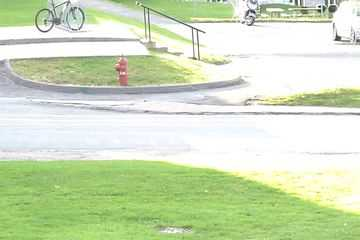
#> input picture data/pedestrians/input/in000001.jpg, 360 x 240 px; the run also reads 1 picture not shown here
$ python evaluate.py
#> lines starting #> are read from the running program, lines starting #| are printed output that depends on the picture; after the words box and inside, x2 and y2 are one past the last pixel; in counts of white or black regions, pixels touching at a corner belong together
### src/dataset.py
import cv2
import numpy as np
from src.config import PASTA_SEQ

def ler_temporal_roi(pasta=PASTA_SEQ):
    inicio, fim = map(int, (pasta / "temporalROI.txt").read_text().split())
    return inicio, fim

def ler_roi(pasta=PASTA_SEQ):
    roi = cv2.imread(str(pasta / "ROI.bmp"), cv2.IMREAD_GRAYSCALE)
    return roi > 0

def ler_frame(n, pasta=PASTA_SEQ):
    return cv2.imread(str(pasta / "input" / f"in{n:06d}.jpg"))

# [6 lines left out: function ler_gt, not called in this run]

def total_frames(pasta=PASTA_SEQ):
    return len(list((pasta / "input").glob("in*.jpg")))

def iterar_frames(inicio=1, fim=None, pasta=PASTA_SEQ):
    # Ordem temporal garantida pelo índice numérico, não pela ordem do sistema de arquivos
    fim = fim or total_frames(pasta)
    for n in range(inicio, fim + 1):
        yield n, ler_frame(n, pasta)

### run_pipeline.py
import argparse
import time

import cv2
import numpy as np
import pandas as pd

from src.config import PASTA_SAIDA, FRAMES_AJUSTE, FRAMES_TESTE, PARAMS_DIFF, PARAMS_FUNDO
from src.dataset import iterar_frames, ler_gt, ler_roi, ler_temporal_roi
from src.preprocess import preprocessar
from src.frame_diff import DiferencaFrames
from src.background_model import ModeloFundoGaussiano
from src.postprocess import limpar_mascara
from src.regions import filtrar_regioes
from src.evaluation import matriz_confusao, metricas
from src.visualization import anotar, lado_a_lado

PARAMS_PADRAO = {"diff": PARAMS_DIFF, "fundo": PARAMS_FUNDO}

# Velocidade da exibição na tela e do vídeo salvo
FPS_EXIBICAO = 60


def criar_detector(metodo, params):
    # Cria o detector de movimento escolhido com seus parâmetros
    if metodo == "diff":
        return DiferencaFrames(params["limiar"])
    if metodo == "fundo":
        return ModeloFundoGaussiano(
            params["alpha"], params["alpha_frente"], params["k"],
            params["n_init"], params["var_min"],
        )
    raise ValueError(f"Método desconhecido: {metodo}")


# [7 lines left out: function intervalo_avaliacao, not called in this run]


def executar(metodo, params, intervalo, salvar=False, mostrar=False, fps_exibicao=FPS_EXIBICAO):
    aval_ini, aval_fim = intervalo
    roi = ler_roi()
    detector = criar_detector(metodo, params)
    gravador = None

    # Cria as pastas de saída quando os resultados forem salvos
    if salvar:
        pasta_mascaras = PASTA_SAIDA / "masks" / metodo
        for pasta in (pasta_mascaras, PASTA_SAIDA / "videos", PASTA_SAIDA / "csv"):
            pasta.mkdir(parents=True, exist_ok=True)

    linhas = []
    # Percorre o vídeo sempre desde o primeiro frame e em ordem,
    # porque os métodos dependem do histórico anterior ao trecho avaliado
    for n, frame in iterar_frames(1, aval_fim):
        # Mede apenas o tempo de processamento, sem contar a leitura do disco
        inicio = time.perf_counter()
        cinza = preprocessar(frame, params["blur"])
        mascara = detector.aplicar(cinza)
        mascara = limpar_mascara(mascara, params["kernel"])
        mascara, caixas = filtrar_regioes(mascara, params["area_min"])
        tempo_ms = (time.perf_counter() - inicio) * 1000

        # Registra a atividade do frame: quantidade de regiões e área em movimento
        area_px = int(np.count_nonzero(mascara))
        linha = {
            "frame": n,
            "n_regioes": len(caixas),
            "area_px": area_px,
            "area_pct": 100 * area_px / mascara.size,
            "tempo_ms": tempo_ms,
        }

        # Compara com o ground truth apenas dentro do intervalo de avaliação
        if aval_ini <= n <= aval_fim:
            linha.update(matriz_confusao(mascara, ler_gt(n), roi))
        linhas.append(linha)

        # Monta o painel com o frame anotado ao lado da máscara
        if salvar or mostrar:
            anotado = anotar(frame, caixas, f"{metodo} | frame {n} | regioes: {len(caixas)}")
            painel = lado_a_lado(anotado, mascara)

        # Salva a máscara do frame e adiciona o painel ao vídeo de saída
        if salvar:
            cv2.imwrite(str(pasta_mascaras / f"bin{n:06d}.png"), mascara)
            if gravador is None:
                h, w = painel.shape[:2]
                gravador = cv2.VideoWriter(
                    str(PASTA_SAIDA / "videos" / f"{metodo}.avi"),
                    cv2.VideoWriter_fourcc(*"MJPG"), fps_exibicao, (w, h),
                )
            gravador.write(painel)

        # Exibe o painel na tela, esperando o tempo necessário para manter o FPS definido
        if mostrar:
            cv2.imshow("Pipeline", painel)
            gasto = time.perf_counter() - inicio
            espera_ms = max(1, int((1 / fps_exibicao - gasto) * 1000))
            cv2.waitKey(espera_ms)

    if gravador is not None:
        gravador.release()
    if mostrar:
        cv2.destroyAllWindows()

    serie = pd.DataFrame(linhas)

    # Soma os acertos e erros de todos os frames avaliados e calcula as métricas finais
    avaliados = serie.dropna(subset=["tp"])
    tot = avaliados[["tp", "fp", "fn", "tn", "fp_sombra", "n_sombra"]].sum()
    resultado = metricas(tot.tp, tot.fp, tot.fn, tot.tn)
    resultado["fpr_sombra"] = tot.fp_sombra / tot.n_sombra if tot.n_sombra else 0.0
    resultado["n_sombra"] = tot.n_sombra

    # Tempo médio considerando apenas os frames avaliados
    resultado["tempo_medio_ms"] = avaliados["tempo_ms"].mean()
    resultado["fps_processamento"] = 1000 / resultado["tempo_medio_ms"]

    if salvar:
        serie.to_csv(PASTA_SAIDA / "csv" / f"{metodo}_serie.csv", index=False)

    return serie, resultado


# [15 lines that do not run on import are left out]

### src/preprocess.py
import cv2


def preprocessar(frame, blur):
    # Converte para tons de cinzapara detectar movimento e reduz o processamento de 3 canais para 1
    cinza = cv2.cvtColor(frame, cv2.COLOR_BGR2GRAY)

    # Suaviza com Gaussiano para reduzir ruído que poderia ser confundido com movimento
    # O tamanho do kernel precisa ser ímpar; blur <= 1 desativa a etapa
    if blur > 1:
        cinza = cv2.GaussianBlur(cinza, (blur, blur), 0)
    return cinza

### src/regions.py
import cv2
import numpy as np


def filtrar_regioes(mascara, area_min):
    # Rotula cada região branca conectada (connectivity=8: vizinhos nas diagonais também contam)
    # stats para cada rótulo: [x, y, largura, altura, área]
    n, rotulos, stats, _ = cv2.connectedComponentsWithStats(mascara, connectivity=8)

    # O rótulo 0 é sempre o fundo, mantém só as regiões com área mínima
    validos = [i for i in range(1, n) if stats[i, cv2.CC_STAT_AREA] >= area_min]

    # Reconstrói a máscara apenas com as regiões válidas, para que a máscara
    # avaliada e as caixas desenhadas fiquem sempre consistentes entre si
    mascara_filtrada = np.where(np.isin(rotulos, validos), 255, 0).astype(np.uint8)

    caixas = [tuple(int(v) for v in stats[i, :4]) for i in validos]
    return mascara_filtrada, caixas

### src/visualization.py
import cv2
import numpy as np


def anotar(frame, caixas, texto):
    saida = frame.copy()
    # Desenha uma caixa verde em volta de cada região em movimento
    for x, y, w, h in caixas:
        cv2.rectangle(saida, (x, y), (x + w, y + h), (0, 255, 0), 2)
    cv2.putText(saida, texto, (8, 20), cv2.FONT_HERSHEY_SIMPLEX, 0.5, (0, 255, 255), 1)
    return saida


def lado_a_lado(anotado, mascara):
    # A máscara tem 1 canal, converte para 3 para poder juntar com o frame colorido
    mascara_bgr = cv2.cvtColor(mascara, cv2.COLOR_GRAY2BGR)
    return np.hstack([anotado, mascara_bgr])

### src/frame_diff.py
import cv2
import numpy as np


class DiferencaFrames:
    """Solução inicial: compara cada frame com o imediatamente anterior."""

    def __init__(self, limiar):
        self.limiar = limiar
        self.anterior = None

    def aplicar(self, cinza):
        # No primeiro frame ainda não existe referência, retorna máscara vazia
        if self.anterior is None:
            self.anterior = cinza
            return np.zeros_like(cinza, dtype=np.uint8)

        # Diferença absoluta pixel a pixel (só o que mudou entre os dois instantes fica claro)
        diferenca = cv2.absdiff(self.anterior, cinza)

        # Diferenças acima do limiar viram movimento (255), o resto vira fundo (0)
        _, mascara = cv2.threshold(diferenca, self.limiar, 255, cv2.THRESH_BINARY)

        # O frame atual vira a referência da próxima iteração
        self.anterior = cinza
        return mascara

### src/postprocess.py
import cv2


def limpar_mascara(mascara, kernel):
    if kernel <= 1:
        return mascara

    # Elemento elíptico se adapta melhor ao formato arredondado das silhuetas
    elemento = cv2.getStructuringElement(cv2.MORPH_ELLIPSE, (kernel, kernel))

    # Abertura: elimina pontos isolados menores que o
    # elemento, como ruído e pequenos reflexos, sem encolher os objetos grandes
    mascara = cv2.morphologyEx(mascara, cv2.MORPH_OPEN, elemento)

    # Fechamento: preenche buracos internos e une
    # fragmentos do mesmo pedestre que ficaram separados (ex.: tronco e pernas)
    mascara = cv2.morphologyEx(mascara, cv2.MORPH_CLOSE, elemento, iterations=2)
    return mascara

### evaluate.py
import matplotlib
matplotlib.use("Agg")  # gera os gráficos direto em arquivo, sem abrir janela
import matplotlib.pyplot as plt
import pandas as pd

from src.config import PASTA_SAIDA, FRAMES_TESTE
from run_pipeline import executar, PARAMS_PADRAO

METODOS = ["diff", "fundo"]
NOMES = {"diff": "Diferença de frames", "fundo": "Modelo de fundo"}


def f_por_frame(serie):
    # Calcula o F-measure de cada frame individualmente,
    # para ver em quais momentos do vídeo cada método acerta ou falha
    p = serie["tp"] / (serie["tp"] + serie["fp"])
    r = serie["tp"] / (serie["tp"] + serie["fn"])
    return (2 * p * r / (p + r)).fillna(0)


def main():
    pasta_fig = PASTA_SAIDA / "figures"
    pasta_fig.mkdir(parents=True, exist_ok=True)

    resultados = []
    series = {}

    # Roda cada método uma única vez no trecho de teste, com os parâmetros congelados
    # Também salva máscaras, vídeo anotado e série temporal em outputs/
    for metodo in METODOS:
        print(f"Avaliando {NOMES[metodo]}...")
        serie, resultado = executar(metodo, PARAMS_PADRAO[metodo], FRAMES_TESTE, salvar=True)
#> in ler_roi, `roi = cv2.imread(str(pasta / "ROI.bmp"), cv2.IMREAD_GRAYSCALE)`: roi: shape (240, 360); every value is 255
#> in ler_roi, `return roi > 0`: returned value: shape (240, 360) bool; every value is 1
#> in ler_frame, returned value is the input picture: shape (240, 360, 3); mean B, G, R 188.3, 222.7, 207.7
#> in preprocessar, `cinza = cv2.cvtColor(frame, cv2.COLOR_BGR2GRAY)`:
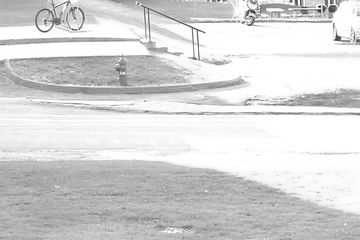
#> cinza: shape (240, 360); min 26, max 255, mean 214.3
#> in preprocessar, `cinza = cv2.GaussianBlur(cinza, (blur, blur), 0)`:
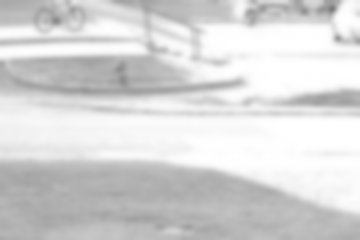
#> cinza: shape (240, 360); min 122, max 255, mean 214.3
#> in executar, `mascara = detector.aplicar(cinza)`: mascara: shape (240, 360); every value is 0
#> in filtrar_regioes, `n, rotulos, stats, _ = cv2.connectedComponentsWithStats(mascara, conne..`: rotulos: shape (240, 360) int32; every value is 0
#> in filtrar_regioes, `n, rotulos, stats, _ = cv2.connectedComponentsWithStats(mascara, conne..`: n = 1; stats = [[0, 0, 360, 240, 86400]]
#> in filtrar_regioes, `validos = [i for i in range(1, n) if stats[i, cv2.CC_STAT_AREA] >= are..`: validos = []
#> in executar, `area_px = int(np.count_nonzero(mascara))`: area_px = 0
#> in executar, `linha = { "frame": n, "n_regioes": len(caixas), "area_px": area_px, "a..`: linha = {'frame': 1, 'n_regioes': 0, 'area_px': 0, 'area_pct': 0, 'tempo_ms': 9.3}
#> in anotar, `cv2.putText(saida, texto, (8, 20), cv2.FONT_HERSHEY_SIMPLEX, 0.5, (0, ..`:
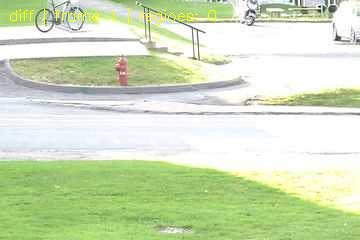
#> saida: shape (240, 360, 3); 0.45% of pixels changed, all inside (x1, y1, x2, y2) = (10, 8, 216, 25)
#> in lado_a_lado, `mascara_bgr = cv2.cvtColor(mascara, cv2.COLOR_GRAY2BGR)`: mascara_bgr: shape (240, 360, 3); every value is 0
#> in lado_a_lado, `return np.hstack([anotado, mascara_bgr])`:
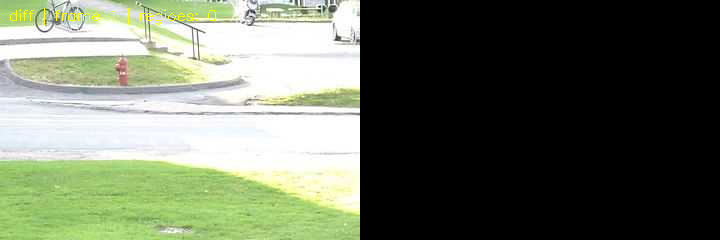
#> returned value: shape (240, 720, 3); mean of channels 0, 1, 2 93.8, 111.4, 104; drawn as B, G, R
        series[metodo] = serie
        resultados.append({"metodo": NOMES[metodo], **resultado})

    # Tabela comparativa final, usada no relatório
    tabela = pd.DataFrame(resultados).set_index("metodo")
    tabela.to_csv(PASTA_SAIDA / "csv" / "comparacao_teste.csv")
    print("\nResultados no teste (frames 600–1099):")
    print(tabela.T.round(4).to_string())

    # Gráfico 1: série temporal da atividade (quantidade de regiões e área em movimento)
    fig, eixos = plt.subplots(2, 1, figsize=(10, 6), sharex=True)
    for metodo, serie in series.items():
        eixos[0].plot(serie["frame"], serie["n_regioes"], label=NOMES[metodo], linewidth=0.8)
        eixos[1].plot(serie["frame"], serie["area_pct"], label=NOMES[metodo], linewidth=0.8)
    eixos[0].set_ylabel("Nº de regiões")
    eixos[1].set_ylabel("Área em movimento (%)")
    eixos[1].set_xlabel("Frame")
    eixos[0].legend()
    fig.tight_layout()
    fig.savefig(pasta_fig / "serie_temporal.png", dpi=150)

    # Gráfico 2: F-measure frame a frame no trecho de teste
    fig, eixo = plt.subplots(figsize=(10, 4))
    for metodo, serie in series.items():
        avaliados = serie.dropna(subset=["tp"])
        eixo.plot(avaliados["frame"], f_por_frame(avaliados), label=NOMES[metodo], linewidth=0.8)
    eixo.set_xlabel("Frame")
    eixo.set_ylabel("F-measure")
    eixo.set_ylim(0, 1)
    eixo.legend()
    fig.tight_layout()
    fig.savefig(pasta_fig / "f_por_frame.png", dpi=150)

    print(f"\nGráficos salvos em {pasta_fig}")


if __name__ == "__main__":
#> (the run stopped early here; a loop or call above may not have finished)
